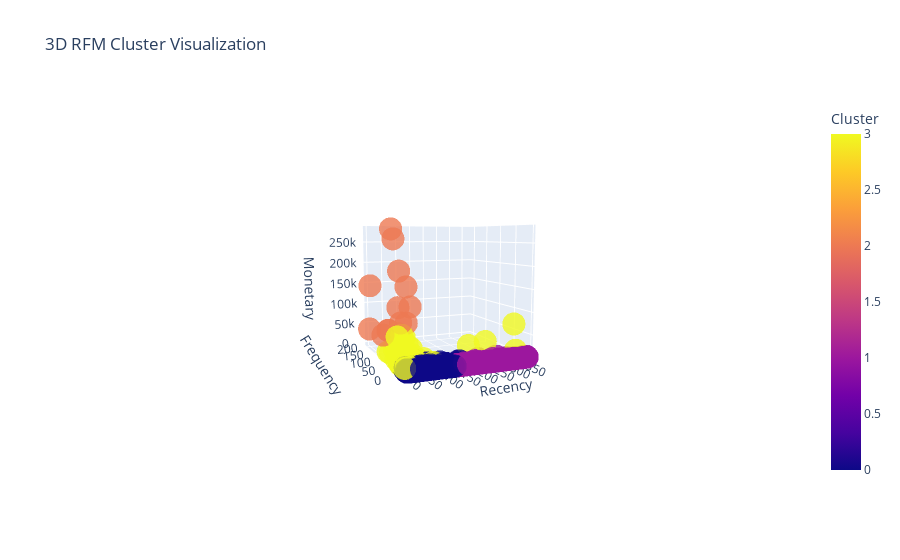

Source (notebook cell):
### Code cell
fig = px.scatter_3d(
    rfm,
    x='Recency',
    y='Frequency',
    z='Monetary',
    color='Cluster',  # or use 'Segment' if you've labeled clusters
    title='3D RFM Cluster Visualization',
    opacity=0.8,
    color_discrete_sequence=px.colors.qualitative.Set2
)

fig.show()

### Figure 1 — Plotly figure (JSON) as saved in the notebook; plotly's stock layout.template omitted (floating-point values rounded to 4 significant figures; data arrays with more than 128 entries replaced by an {"elided": "..."} marker saying what was removed)
{"data": [{"hovertemplate": "Recency=%{x}<br>Frequency=%{y}<br>Monetary=%{z}<br>Cluster=%{marker.color}<extra></extra>", "legendgroup": "", "marker": {"color": {"elided": "4338 int values"}, "coloraxis": "coloraxis", "opacity": 0.8, "symbol": "circle"}, "mode": "markers", "name": "", "scene": "scene", "showlegend": false, "type": "scatter3d", "x": {"elided": "4338 int values"}, "y": {"elided": "4338 int values"}, "z": {"elided": "4338 float values"}}], "layout": {"autosize": true, "coloraxis": {"colorbar": {"title": {"text": "Cluster"}}, "colorscale": [[0, "#0d0887"], [0.1111, "#46039f"], [0.2222, "#7201a8"], [0.3333, "#9c179e"], [0.4444, "#bd3786"], [0.5556, "#d8576b"], [0.6667, "#ed7953"], [0.7778, "#fb9f3a"], [0.8889, "#fdca26"], [1, "#f0f921"]]}, "legend": {"tracegroupgap": 0}, "scene": {"aspectmode": "auto", "aspectratio": {"x": 1, "y": 1, "z": 1}, "camera": {"center": {"x": 0, "y": 0, "z": 0}, "eye": {"x": -1.439, "y": -3.252, "z": 0.4247}, "projection": {"type": "perspective"}, "up": {"x": 0, "y": 0, "z": 1}}, "domain": {"x": [0, 1], "y": [0, 1]}, "xaxis": {"title": {"text": "Recency"}, "type": "linear"}, "yaxis": {"title": {"text": "Frequency"}, "type": "linear"}, "zaxis": {"title": {"text": "Monetary"}, "type": "linear"}}, "title": {"text": "3D RFM Cluster Visualization"}}}
